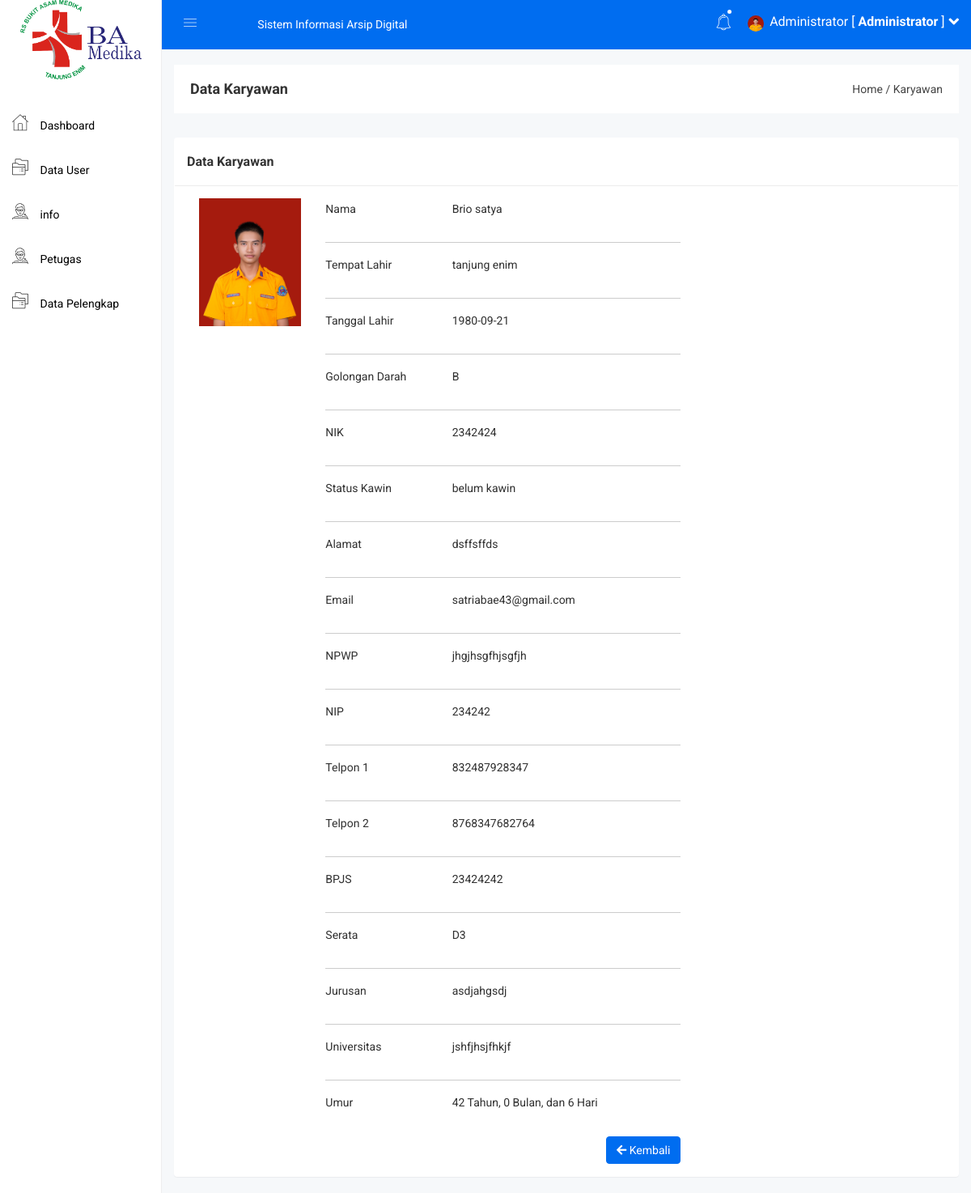
The page /admin/dt_user_view.php?id=7 (signed in) on the database its author committed.
### tables this page shows
CREATE TABLE `diri` (
  `id` int(11) NOT NULL,
  `username` varchar(50) NOT NULL,
  `password` varchar(50) NOT NULL,
  `nama` varchar(100) NOT NULL,
  `tempat_lahir` varchar(50) NOT NULL,
  `tanggal_lahir` date NOT NULL,
  `goldar` varchar(5) NOT NULL,
  `nik` varchar(20) NOT NULL,
  `status_kawin` varchar(40) NOT NULL,
  `alamat` varchar(100) NOT NULL,
  `email` varchar(50) NOT NULL,
  `npwp` varchar(40) NOT NULL,
  `nip` varchar(40) NOT NULL,
  `telpon1` varchar(14) NOT NULL,
  `telpon2` varchar(14) NOT NULL,
  `bpjs` varchar(40) NOT NULL,
  `serata` varchar(40) NOT NULL,
  `jurusan` varchar(50) NOT NULL,
  `univ` varchar(60) NOT NULL,
  `id_lokasi` int(11) NOT NULL,
  `id_status` int(11) NOT NULL,
  `id_jabatan` varchar(25) NOT NULL,
  `id_jj` int(11) NOT NULL,
  `nakes` varchar(30) NOT NULL,
  `jenis_jabatan` varchar(30) NOT NULL,
  `foto` varchar(100) NOT NULL,
  `status` int(11) NOT NULL
);

### admin/dt_user_view.php (the view, shortened to what this page needs)
<?php include 'header.php'; ?>
<div class="breadcome-area">
  <div class="container-fluid">
    <div class="row">
      <div class="col-lg-12 col-md-12 col-sm-12 col-xs-12">
        <div class="breadcome-list">
          <div class="row">
            <div class="col-lg-6 col-md-6 col-sm-6 col-xs-12">
              <div class="breadcome-heading">
                <h4 style="margin-bottom: 0px">Data Karyawan</h4>
              </div>
            </div>
            <div class="col-lg-6 col-md-6 col-sm-6 col-xs-12">
              <ul class="breadcome-menu" style="padding-top: 0px">
                <li><a href="#">Home</a> <span class="bread-slash">/</span></li>
                <li><span class="bread-blod">Karyawan</span></li>
              </ul>
            </div>
          </div>
        </div>
      </div>
    </div>
  </div>
</div>
<div class="container-fluid">
  <div class="panel panel">
    <div class="panel-heading">
      <h3 class="panel-title">Data Karyawan</h3>
    </div>
      <?php
                    $id = $_GET['id'];
                    $data = mysqli_query($koneksi, "select *from diri where id='$id'");
                    while($d = mysqli_fetch_array($data)){
                        ?>
    <div class="panel-body">
       <div class="col-md-2">
              <?php
              if($d['foto'] == ""){
              ?>
              <img  src="../gambar/sistem/user.png">
              <?php
              }else{
              ?>
              <img src="../gambar/user/<?php echo $d['foto']; ?>">
              <?php
              }
              ?>
</div>
      <div class="col-lg-10"></div>
      <div class="col-lg-6">
        <div class="card-body">
          <div class="row">
            <div class="col-sm-4">
              <p class="mb-0">Nama</p>
            </div>
            <div class="col-sm-8">
              <p class="text-muted mb-0"><?php echo $d['nama'];?></p>
            </div>
          </div>
          <hr>
          <div class="row">
            <div class="col-sm-4">
              <p class="mb-0">Tempat Lahir</p>
            </div>
            <div class="col-sm-8">
              <p class="text-muted mb-0"><?php echo $d['tempat_lahir'];?></p>
            </div>
          </div>
          <hr>
          <div class="row">
            <div class="col-sm-4">
              <p class="mb-0">Tanggal Lahir</p>
            </div>
            <div class="col-sm-8">
              <p class="text-muted mb-0"><?php echo $d['tanggal_lahir'];?></p>
            </div>
          </div>
          <hr>
          <div class="row">
            <div class="col-sm-4">
              <p class="mb-0">Golongan Darah</p>
            </div>
            <div class="col-sm-8">
              <p class="text-muted mb-0"><?php echo $d['goldar'];?></p>
            </div>
          </div>
          <hr>
          <div class="row">
            <div class="col-sm-4">
              <p class="mb-0">NIK</p>
            </div>
            <div class="col-sm-8">
              <p class="text-muted mb-0"><?php echo $d['nik'];?></p>
            </div>
          </div>
          <hr>
          <div class="row">
            <div class="col-sm-4">
              <p class="mb-0">Status Kawin</p>
            </div>
            <div class="col-sm-8">
              <p class="text-muted mb-0"><?php echo $d['status_kawin'];?></p>
            </div>
          </div>
          <hr>
          <div class="row">
            <div class="col-sm-4">
              <p class="mb-0">Alamat</p>
            </div>
            <div class="col-sm-8">
              <p class="text-muted mb-0"><?php echo $d['alamat'];?></p>
            </div>
          </div>
          <hr>
          <div class="row">
            <div class="col-sm-4">
              <p class="mb-0">Email</p>
            </div>
            <div class="col-sm-8">
              <p class="text-muted mb-0"><?php echo $d['email'];?></p>
            </div>
          </div>
          <hr>
          <div class="row">
            <div class="col-sm-4">
              <p class="mb-0">NPWP</p>
            </div>
            <div class="col-sm-8">
              <p class="text-muted mb-0"><?php echo $d['npwp'];?></p>
            </div>
          </div>
          <hr>
          <div class="row">
            <div class="col-sm-4">
              <p class="mb-0">NIP</p>
            </div>
            <div class="col-sm-8">
              <p class="text-muted mb-0"><?php echo $d['nip'];?></p>
            </div>
          </div>
          <hr>
          <div class="row">
            <div class="col-sm-4">
              <p class="mb-0">Telpon 1</p>
            </div>
            <div class="col-sm-8">
              <p class="text-muted mb-0"><?php echo $d['telpon1'];?></p>
            </div>
          </div>
          <hr>
          <div class="row">
            <div class="col-sm-4">
              <p class="mb-0">Telpon 2</p>
            </div>
            <div class="col-sm-8">
              <p class="text-muted mb-0"><?php echo $d['telpon2'];?></p>
            </div>
          </div>
          <hr>
          <div class="row">
            <div class="col-sm-4">
              <p class="mb-0">BPJS</p>
            </div>
            <div class="col-sm-8">
              <p class="text-muted mb-0"><?php echo $d['bpjs'];?></p>
            </div>
          </div>
          <hr>
          <div class="row">
            <div class="col-sm-4">
              <p class="mb-0">Serata</p>
            </div>
            <div class="col-sm-8">
              <p class="text-muted mb-0"><?php echo $d['serata'];?></p>
            </div>
          </div>
          <hr>
          <div class="row">
            <div class="col-sm-4">
              <p class="mb-0">Jurusan</p>
            </div>
            <div class="col-sm-8">
              <p class="text-muted mb-0"><?php echo $d['jurusan'];?></p>
            </div>
          </div>
          <hr>
          <div class="row">
            <div class="col-sm-4">
              <p class="mb-0">Universitas</p>
            </div>
            <div class="col-sm-8">
              <p class="text-muted mb-0"><?php echo $d['univ'];?></p>
            </div>
          </div>
          <hr>
          <div class="row">
            <div class="col-sm-4">
              <p class="mb-0">Umur</p>
            </div>
            <div class="col-sm-8">
              <p class="text-muted mb-0"><?php $lahir    =new DateTime($d['tanggal_lahir']);
                        $today        =new DateTime();
                        $umur = $today->diff($lahir);
                        echo $umur->y; echo " Tahun, "; echo $umur->m; echo " Bulan, dan "; echo $umur->d; echo " Hari";
                    ?></p>
            </div>
          </div>
          <div class="pull-right">
        <a href="dt_user.php" class="btn btn-primary"><i class="fa fa-arrow-left"></i> Kembali</a>
      </div>
        </div>
      </div>
    </div>
  </div>
</div>
</div>
<?php
                    }
                    ?>

### admin/header.php (shortened to what this page needs)
<!doctype html>
<html>
<head>
    <link rel="stylesheet" href="../assets/css/bootstrap.min.css">
    <link rel="stylesheet" href="../assets/css/font-awesome.min.css">
    <link rel="stylesheet" href="../assets/css/owl.carousel.css">
    <link rel="stylesheet" href="../assets/css/owl.theme.css">
    <link rel="stylesheet" href="../assets/css/owl.transitions.css">
    <link rel="stylesheet" href="../assets/css/animate.css">
    <link rel="stylesheet" href="../assets/css/normalize.css">
    <link rel="stylesheet" href="../assets/css/meanmenu.min.css">
    <link rel="stylesheet" href="../assets/css/main.css">
    <link rel="stylesheet" href="../assets/css/educate-custon-icon.css">
    <link rel="stylesheet" href="../assets/css/morrisjs/morris.css">
    <link rel="stylesheet" href="../assets/css/scrollbar/jquery.mCustomScrollbar.min.css">
    <link rel="stylesheet" href="../assets/css/metisMenu/metisMenu.min.css">
    <link rel="stylesheet" href="../assets/css/metisMenu/metisMenu-vertical.css">
    <link rel="stylesheet" href="../assets/css/calendar/fullcalendar.min.css">
    <link rel="stylesheet" href="../assets/css/calendar/fullcalendar.print.min.css">
    <link rel="stylesheet" href="../assets/style.css">
    <link rel="stylesheet" href="../assets/css/responsive.css">
    <link rel="stylesheet" href="../assets/css/style.css">
<link rel="stylesheet" href="https://use.fontawesome.com/releases/v5.7.2/css/all.css">
    <link rel="stylesheet" type="text/css" href="../assets/js/DataTables/datatables.css">
    <?php
    include '../koneksi.php';
    ?>
</head>
<body>
    <div class="left-sidebar-pro">
        <nav id="sidebar" class="">
            <div class="sidebar-header">
                <a href="index.html"><img class="main-logo" src="../assets/img/logo/logobaru.png" height="180" width="150"/></a>
            </div>
            <div class="left-custom-menu-adp-wrap comment-scrollbar">
                <nav class="sidebar-nav left-sidebar-menu-pro" style="margin-top: 30px">
                    <ul class="metismenu" id="menu1">
                        <li class="active">
                            <a href="index.php">
                                <span class="educate-icon educate-home icon-wrap"></span>
                                <span class="mini-click-non">Dashboard</span>
                            </a>
                        </li>
                        <li>
                            <a href="dt_user.php" aria-expanded="false"><span class="educate-icon educate-course icon-wrap sub-icon-mg" aria-hidden="true"></span> <span class="mini-click-non">Data User</span></a>
                        </li>
                        <li>
                            <a href="info.php" aria-expanded="false"><span class="educate-icon educate-professor icon-wrap sub-icon-mg" aria-hidden="true"></span> <span class="mini-click-non">info</span></a>
                        </li>
                        <li class="nav-item has-submenu">
                        <a class="nav-link" href="#"aria-expanded="false"><span class="educate-icon educate-professor icon-wrap sub-icon-mg" aria-hidden="true"></span> <span class="mini-click-non"> Petugas  </a>
                    </li>
                    <li class="nav-item has-submenu">
                        <a class="nav-link" href="#"aria-expanded="false"><span class="educate-icon educate-course icon-wrap sub-icon-mg" aria-hidden="true"></span> <span class="mini-click-non"> Data Pelengkap</span>  </a>
                    </li>
                    </ul>
                </nav>
            </div>
        </nav>
    </div>
    <div class="all-content-wrapper">
        <div class="container-fluid">
            <div class="row">
                <div class="col-lg-12 col-md-12 col-sm-12 col-xs-12">
                    <div class="logo-pro">
                        <a href="index.html"><img class="main-logo" src="../assets/img/logo/logo.png" alt="" /></a>
                    </div>
                </div>
            </div>
        </div>
        <div class="header-advance-area">
            <div class="header-top-area">
                <div class="container-fluid">
                    <div class="row">
                        <div class="col-lg-12 col-md-12 col-sm-12 col-xs-12">
                            <div class="header-top-wraper">
                                <div class="row">
                                    <div class="col-lg-1 col-md-0 col-sm-12 col-xs-12">
                                        <div class="menu-switcher-pro">
                                            <button type="button" id="sidebarCollapse" class="btn bar-button-pro header-drl-controller-btn btn-info navbar-btn">
                                                <i class="educate-icon educate-nav"></i>
                                            </button>
                                        </div>
                                    </div>
                                    <div class="col-lg-5 col-md-6 col-sm-12 col-xs-12">
                                        <div class="header-top-menu tabl-d-n">
                                            <ul class="nav navbar-nav mai-top-nav">
                                                <li class="nav-item"><a href="#" class="nav-link">Sistem Informasi Arsip Digital</a></li>
                                            </ul>
                                        </div>
                                    </div>
                                    <div class="col-lg-6 col-md-6 col-sm-12 col-xs-12">
                                        <div class="header-right-info">
                                            <ul class="nav navbar-nav mai-top-nav header-right-menu">
                                                <li class="nav-item">
                                                    <a href="#" data-toggle="dropdown" role="button" aria-expanded="false" class="nav-link dropdown-toggle"><i class="educate-icon educate-bell" aria-hidden="true"></i><span class="indicator-nt"></span></a>
                                            </li>
                                            <li class="nav-item">
                                                <a href="#" data-toggle="dropdown" role="button" aria-expanded="false" class="nav-link dropdown-toggle">
                                                    <?php
                                                    $id_admin = $_SESSION['id'];
                                                    $profil = mysqli_query($koneksi,"select * from admin where admin_id='$id_admin'");
                                                    $profil = mysqli_fetch_assoc($profil);
                                                    if($profil['admin_foto'] == ""){
                                                      ?>
                                                      <img src="../gambar/sistem/user.png" style="width: 20px;height: 20px">
                                                  <?php }else{ ?>
                                                    <img src="../gambar/admin/<?php echo $profil['admin_foto'] ?>" style="width: 20px;height: 20px">
                                                <?php } ?>
                                                <span class="admin-name"><?php echo $_SESSION['nama']; ?> [ <b>Administrator</b> ]</span>
                                                <i class="fa fa-angle-down edu-icon edu-down-arrow"></i>
                                            </a>
                                        </li>
                                    </ul>
                                </div>
                            </div>
                        </div>
                    </div>
                </div>
            </div>
        </div>
    </div>
</div>

### rows shown on the page
diri: foto (picture), nama "Brio satya", tempat_lahir "tanjung enim", tanggal_lahir "1980-09-21", goldar "B", nik "2342424", status_kawin "belum kawin", alamat "dsffsffds", email "satriabae43@gmail.com", npwp "jhgjhsgfhjsgfjh", nip "234242", telpon1 "832487928347", telpon2 "8768347682764", bpjs "23424242", serata "D3", jurusan "asdjahgsdj", univ "jshfjhsjfhkjf", tanggal_lahir "42", tanggal_lahir "0", tanggal_lahir "6"

### other values the page prints
$_SESSION['nama'] "Administrator"
